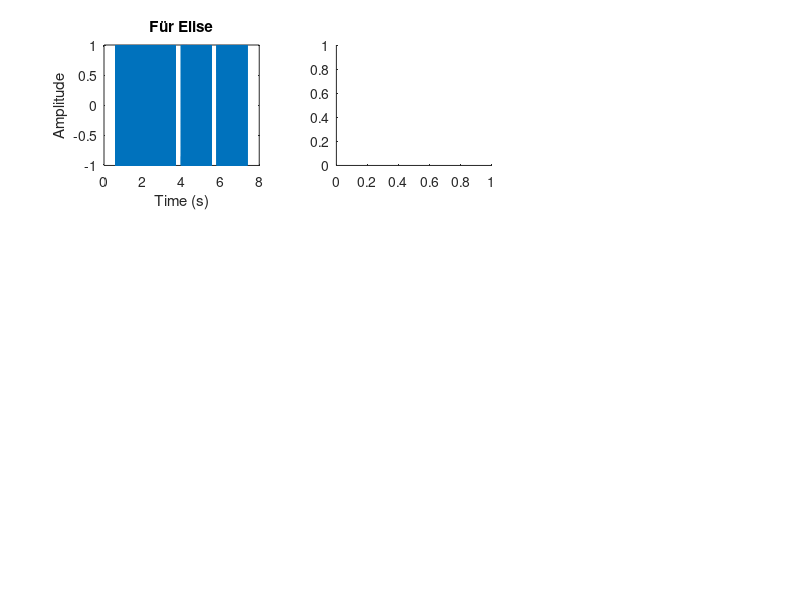

Write the MATLAB code that produced this figure. (Note: this script raises an error after producing the figure.)
close all;
clear all;
clc;
figure('units','normalized','outerposition',[0 0 1 1])
load FurElise.mat song fs

Voice = song;
Fs = fs;
L = length(Voice)/Fs;

t = 0:1/Fs:L-1/Fs;
subplot(3, 3, 1)
plot(t, Voice);
title('Für Elise');
xlabel("Time (s)");
ylabel('Amplitude');

subplot(3, 3, 2)
colormap('jet');
NWin = round(0.08 * Fs);
NOv = round(NWin * 0.5);
NDFT = max(Fs, 2^nextpow2(NWin));
[s, f, t] = stft(Voice, Fs,...
                'Window', hamming(NWin),...
                'OverlapLength', NOv,...
                'FFTLength', NDFT,...
                'Centered', false);
stft(Voice, Fs,...
    'Window', hamming(NWin),...
    'OverlapLength', NOv,...
    'FFTLength', NDFT,...
    'Centered', false)
axis([0 inf 0 1.8]);
title('STFT - Für Elise');
xlabel("Time (s)");
ylabel("Frequency (kHz)");
axis([0 inf 0 1.8])

% Fundamental Frequencies per Time Segment Identifier
[data_freqs, t] = pitchEstimation(Voice, Fs);

% Plot Fundamental Frequencies
subplot(3, 3, 3)
stairs(t, data_freqs)
title({'Fundamental Frequency Level'; 'Calculated with STFT'});
xlabel("Time (s)");
ylabel('Pitch (Hz)');
add_pitch_lines(data_freqs)
    
% Alternate Plot Fundamental Frequencies with Pitch function PEF
subplot(3, 3, 4)
[f0, loc] = pitch(Voice, Fs, ...
                 'Method', 'PEF', ...
                 'Range', [11 3999], ...
                 'WindowLength', round(Fs * 0.08), ...
                 'OverlapLength', round(Fs * 0.05));
t = loc/Fs;
stairs(t, f0)
title({'Fundamental Frequency Level'; 'Pitch Function PEF'});
xlabel("Time (s)");
ylabel('Pitch (Hz)');
    
% Alternate Plot Fundamental Frequencies with Pitch function NCF
subplot(3, 3, 5)
[f0, loc] = pitch(Voice, Fs, ...
                 'Method', 'NCF', ...
                 'Range', [13 700], ...
                 'WindowLength', round(Fs * 0.08), ...
                 'OverlapLength', round(Fs * 0.05));
t = loc/Fs;
stairs(t, f0)
title({'Fundamental Frequency Level'; 'Pitch Function NCF'});
ylabel('Pitch (Hz)');
xlabel('Time (s)');
    
% Alternate Plot Fundamental Frequencies with Pitch function CEP
subplot(3, 3, 6)
[f0, loc] = pitch(Voice, Fs, ...
                 'Method', 'CEP', ...
                 'Range', [70 1800], ...
                 'WindowLength', round(Fs * 0.08), ...
                 'OverlapLength', round(Fs * 0.05));
t = loc/Fs;
stairs(t, f0)
title({'Fundamental Frequency Level'; 'Pitch Function CEP'});
ylabel('Pitch (Hz)');
xlabel('Time (s)');
    
% Alternate Plot Fundamental Frequencies with Pitch function LHS
subplot(3, 3, 7)
[f0, loc] = pitch(Voice, Fs, ...
                 'Method', 'LHS', ...
                 'Range', [2 700], ...
                 'WindowLength', round(Fs * 0.08), ...
                 'OverlapLength', round(Fs * 0.05));
t = loc/Fs;
stairs(t, f0)
title({'Fundamental Frequency Level'; 'Pitch Function LHS'});
ylabel('Pitch (Hz)');
xlabel('Time (s)');
    
% Alternate Plot Fundamental Frequencies with Pitch function SRH
subplot(3, 3, 8)
[f0, loc] = pitch(Voice, Fs, ...
                 'Method', 'SRH', ...
                 'Range', [2 250], ...
                 'WindowLength', round(Fs * 0.08), ...
                 'OverlapLength', round(Fs * 0.05));
t = loc/Fs;
stairs(t, f0)
title({'Fundamental Frequency Level'; 'Pitch Function SRH'});
ylabel('Pitch (Hz)');
xlabel('Time (s)');